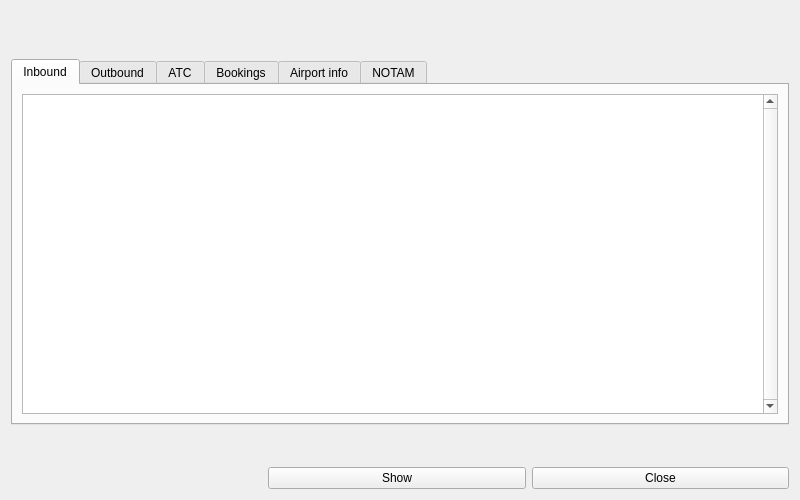
<?xml version="1.0" encoding="UTF-8"?>
<ui version="4.0">
 <class>AirportDetailsWindow</class>
 <widget class="QWidget" name="AirportDetailsWindow">
  <property name="windowModality">
   <enum>Qt::NonModal</enum>
  </property>
  <property name="geometry">
   <rect>
    <x>0</x>
    <y>0</y>
    <width>800</width>
    <height>500</height>
   </rect>
  </property>
  <property name="windowTitle">
   <string>%1 - airport details</string>
  </property>
  <property name="windowIcon">
   <iconset resource="../resources/imgs.qrc">
    <normaloff>:/mainIcon/icon.png</normaloff>:/mainIcon/icon.png</iconset>
  </property>
  <layout class="QVBoxLayout" name="verticalLayout_3">
   <item>
    <layout class="QVBoxLayout" name="verticalLayout">
     <item>
      <widget class="QLabel" name="CodesLabel">
       <property name="font">
        <font>
         <pointsize>14</pointsize>
        </font>
       </property>
       <property name="text">
        <string/>
       </property>
      </widget>
     </item>
     <item>
      <widget class="QLabel" name="NameLabel">
       <property name="text">
        <string/>
       </property>
      </widget>
     </item>
    </layout>
   </item>
   <item>
    <widget class="QTabWidget" name="InboundsOutboundsTab">
     <property name="layoutDirection">
      <enum>Qt::LeftToRight</enum>
     </property>
     <property name="tabPosition">
      <enum>QTabWidget::North</enum>
     </property>
     <property name="currentIndex">
      <number>0</number>
     </property>
     <widget class="QWidget" name="tab">
      <attribute name="title">
       <string>Inbound</string>
      </attribute>
      <layout class="QVBoxLayout" name="verticalLayout_4">
       <item>
        <widget class="FlightTableView" name="InboundTable">
         <property name="verticalScrollBarPolicy">
          <enum>Qt::ScrollBarAlwaysOn</enum>
         </property>
         <property name="horizontalScrollBarPolicy">
          <enum>Qt::ScrollBarAlwaysOff</enum>
         </property>
         <property name="editTriggers">
          <set>QAbstractItemView::NoEditTriggers</set>
         </property>
         <property name="showDropIndicator" stdset="0">
          <bool>false</bool>
         </property>
         <property name="dragDropOverwriteMode">
          <bool>false</bool>
         </property>
         <property name="selectionMode">
          <enum>QAbstractItemView::NoSelection</enum>
         </property>
         <property name="selectionBehavior">
          <enum>QAbstractItemView::SelectRows</enum>
         </property>
         <property name="showGrid">
          <bool>false</bool>
         </property>
         <property name="gridStyle">
          <enum>Qt::NoPen</enum>
         </property>
         <property name="sortingEnabled">
          <bool>true</bool>
         </property>
         <property name="wordWrap">
          <bool>false</bool>
         </property>
         <property name="cornerButtonEnabled">
          <bool>false</bool>
         </property>
         <attribute name="horizontalHeaderCascadingSectionResizes">
          <bool>true</bool>
         </attribute>
         <attribute name="horizontalHeaderDefaultSectionSize">
          <number>30</number>
         </attribute>
         <attribute name="horizontalHeaderHighlightSections">
          <bool>false</bool>
         </attribute>
         <attribute name="horizontalHeaderMinimumSectionSize">
          <number>20</number>
         </attribute>
         <attribute name="horizontalHeaderStretchLastSection">
          <bool>true</bool>
         </attribute>
         <attribute name="verticalHeaderVisible">
          <bool>false</bool>
         </attribute>
         <attribute name="verticalHeaderDefaultSectionSize">
          <number>25</number>
         </attribute>
         <attribute name="verticalHeaderHighlightSections">
          <bool>false</bool>
         </attribute>
        </widget>
       </item>
      </layout>
     </widget>
     <widget class="QWidget" name="tab_2">
      <attribute name="title">
       <string>Outbound</string>
      </attribute>
      <layout class="QHBoxLayout" name="horizontalLayout_8">
       <item>
        <widget class="FlightTableView" name="OutboundTable">
         <property name="verticalScrollBarPolicy">
          <enum>Qt::ScrollBarAlwaysOn</enum>
         </property>
         <property name="horizontalScrollBarPolicy">
          <enum>Qt::ScrollBarAlwaysOff</enum>
         </property>
         <property name="editTriggers">
          <set>QAbstractItemView::NoEditTriggers</set>
         </property>
         <property name="showDropIndicator" stdset="0">
          <bool>false</bool>
         </property>
         <property name="dragDropOverwriteMode">
          <bool>false</bool>
         </property>
         <property name="selectionMode">
          <enum>QAbstractItemView::NoSelection</enum>
         </property>
         <property name="selectionBehavior">
          <enum>QAbstractItemView::SelectRows</enum>
         </property>
         <property name="showGrid">
          <bool>false</bool>
         </property>
         <property name="gridStyle">
          <enum>Qt::NoPen</enum>
         </property>
         <property name="sortingEnabled">
          <bool>true</bool>
         </property>
         <property name="wordWrap">
          <bool>false</bool>
         </property>
         <property name="cornerButtonEnabled">
          <bool>false</bool>
         </property>
         <attribute name="horizontalHeaderCascadingSectionResizes">
          <bool>true</bool>
         </attribute>
         <attribute name="horizontalHeaderDefaultSectionSize">
          <number>30</number>
         </attribute>
         <attribute name="horizontalHeaderHighlightSections">
          <bool>false</bool>
         </attribute>
         <attribute name="horizontalHeaderStretchLastSection">
          <bool>true</bool>
         </attribute>
         <attribute name="verticalHeaderVisible">
          <bool>false</bool>
         </attribute>
         <attribute name="verticalHeaderDefaultSectionSize">
          <number>25</number>
         </attribute>
         <attribute name="verticalHeaderHighlightSections">
          <bool>false</bool>
         </attribute>
        </widget>
       </item>
      </layout>
     </widget>
     <widget class="QWidget" name="tab_3">
      <attribute name="title">
       <string>ATC</string>
      </attribute>
      <layout class="QHBoxLayout" name="horizontalLayout_7">
       <item>
        <widget class="ControllerTableView" name="ATCTable">
         <property name="verticalScrollBarPolicy">
          <enum>Qt::ScrollBarAlwaysOn</enum>
         </property>
         <property name="horizontalScrollBarPolicy">
          <enum>Qt::ScrollBarAlwaysOff</enum>
         </property>
         <property name="editTriggers">
          <set>QAbstractItemView::NoEditTriggers</set>
         </property>
         <property name="showDropIndicator" stdset="0">
          <bool>false</bool>
         </property>
         <property name="dragDropOverwriteMode">
          <bool>false</bool>
         </property>
         <property name="selectionMode">
          <enum>QAbstractItemView::NoSelection</enum>
         </property>
         <property name="selectionBehavior">
          <enum>QAbstractItemView::SelectRows</enum>
         </property>
         <property name="showGrid">
          <bool>false</bool>
         </property>
         <property name="gridStyle">
          <enum>Qt::NoPen</enum>
         </property>
         <property name="sortingEnabled">
          <bool>true</bool>
         </property>
         <property name="wordWrap">
          <bool>false</bool>
         </property>
         <property name="cornerButtonEnabled">
          <bool>false</bool>
         </property>
         <attribute name="horizontalHeaderCascadingSectionResizes">
          <bool>true</bool>
         </attribute>
         <attribute name="horizontalHeaderDefaultSectionSize">
          <number>30</number>
         </attribute>
         <attribute name="horizontalHeaderHighlightSections">
          <bool>false</bool>
         </attribute>
         <attribute name="horizontalHeaderStretchLastSection">
          <bool>true</bool>
         </attribute>
         <attribute name="verticalHeaderVisible">
          <bool>false</bool>
         </attribute>
         <attribute name="verticalHeaderDefaultSectionSize">
          <number>25</number>
         </attribute>
         <attribute name="verticalHeaderHighlightSections">
          <bool>false</bool>
         </attribute>
        </widget>
       </item>
      </layout>
     </widget>
     <widget class="QWidget" name="tab_4">
      <attribute name="title">
       <string>Bookings</string>
      </attribute>
      <layout class="QHBoxLayout" name="horizontalLayout_9">
       <item>
        <widget class="QTableView" name="BookedATCTable">
         <property name="verticalScrollBarPolicy">
          <enum>Qt::ScrollBarAlwaysOn</enum>
         </property>
         <property name="horizontalScrollBarPolicy">
          <enum>Qt::ScrollBarAlwaysOff</enum>
         </property>
         <property name="editTriggers">
          <set>QAbstractItemView::NoEditTriggers</set>
         </property>
         <property name="showDropIndicator" stdset="0">
          <bool>false</bool>
         </property>
         <property name="dragDropOverwriteMode">
          <bool>false</bool>
         </property>
         <property name="selectionMode">
          <enum>QAbstractItemView::NoSelection</enum>
         </property>
         <property name="selectionBehavior">
          <enum>QAbstractItemView::SelectRows</enum>
         </property>
         <property name="showGrid">
          <bool>false</bool>
         </property>
         <property name="gridStyle">
          <enum>Qt::NoPen</enum>
         </property>
         <property name="sortingEnabled">
          <bool>true</bool>
         </property>
         <property name="wordWrap">
          <bool>false</bool>
         </property>
         <property name="cornerButtonEnabled">
          <bool>false</bool>
         </property>
         <attribute name="horizontalHeaderHighlightSections">
          <bool>false</bool>
         </attribute>
         <attribute name="horizontalHeaderStretchLastSection">
          <bool>true</bool>
         </attribute>
         <attribute name="verticalHeaderVisible">
          <bool>false</bool>
         </attribute>
         <attribute name="verticalHeaderDefaultSectionSize">
          <number>25</number>
         </attribute>
         <attribute name="verticalHeaderHighlightSections">
          <bool>false</bool>
         </attribute>
        </widget>
       </item>
      </layout>
     </widget>
     <widget class="QWidget" name="tab_5">
      <attribute name="title">
       <string>Airport info</string>
      </attribute>
      <layout class="QHBoxLayout" name="horizontalLayout_10">
       <item>
        <layout class="QVBoxLayout" name="verticalLayout_2">
         <item>
          <spacer name="verticalSpacer_2">
           <property name="orientation">
            <enum>Qt::Vertical</enum>
           </property>
           <property name="sizeType">
            <enum>QSizePolicy::Fixed</enum>
           </property>
           <property name="sizeHint" stdset="0">
            <size>
             <width>20</width>
             <height>5</height>
            </size>
           </property>
          </spacer>
         </item>
         <item>
          <layout class="QHBoxLayout" name="horizontalLayout" stretch="1,5">
           <item>
            <widget class="QLabel" name="label">
             <property name="font">
              <font>
               <weight>50</weight>
               <bold>false</bold>
              </font>
             </property>
             <property name="text">
              <string>Airport name:</string>
             </property>
             <property name="alignment">
              <set>Qt::AlignRight|Qt::AlignTrailing|Qt::AlignVCenter</set>
             </property>
             <property name="indent">
              <number>10</number>
             </property>
            </widget>
           </item>
           <item>
            <widget class="QLabel" name="FullNameLabel">
             <property name="text">
              <string/>
             </property>
            </widget>
           </item>
          </layout>
         </item>
         <item>
          <layout class="QHBoxLayout" name="horizontalLayout_2" stretch="1,5">
           <item>
            <widget class="QLabel" name="label_3">
             <property name="text">
              <string>City:</string>
             </property>
             <property name="alignment">
              <set>Qt::AlignRight|Qt::AlignTrailing|Qt::AlignVCenter</set>
             </property>
             <property name="indent">
              <number>10</number>
             </property>
            </widget>
           </item>
           <item>
            <widget class="QLabel" name="CityLabel">
             <property name="text">
              <string/>
             </property>
            </widget>
           </item>
          </layout>
         </item>
         <item>
          <layout class="QHBoxLayout" name="horizontalLayout_3" stretch="1,5">
           <item>
            <widget class="QLabel" name="label_5">
             <property name="text">
              <string>Country:</string>
             </property>
             <property name="alignment">
              <set>Qt::AlignRight|Qt::AlignTrailing|Qt::AlignVCenter</set>
             </property>
             <property name="indent">
              <number>10</number>
             </property>
            </widget>
           </item>
           <item>
            <widget class="QLabel" name="CountryLabel">
             <property name="text">
              <string/>
             </property>
            </widget>
           </item>
          </layout>
         </item>
         <item>
          <layout class="QHBoxLayout" name="horizontalLayout_4" stretch="1,5">
           <item>
            <widget class="QLabel" name="label_2">
             <property name="lineWidth">
              <number>1</number>
             </property>
             <property name="text">
              <string>Altitude:</string>
             </property>
             <property name="alignment">
              <set>Qt::AlignRight|Qt::AlignTrailing|Qt::AlignVCenter</set>
             </property>
             <property name="indent">
              <number>10</number>
             </property>
            </widget>
           </item>
           <item>
            <widget class="QLabel" name="AltitudeLabel">
             <property name="text">
              <string/>
             </property>
            </widget>
           </item>
          </layout>
         </item>
         <item>
          <spacer name="verticalSpacer_3">
           <property name="orientation">
            <enum>Qt::Vertical</enum>
           </property>
           <property name="sizeHint" stdset="0">
            <size>
             <width>20</width>
             <height>40</height>
            </size>
           </property>
          </spacer>
         </item>
         <item>
          <layout class="QHBoxLayout" name="horizontalLayout_11">
           <item>
            <spacer name="horizontalSpacer_3">
             <property name="orientation">
              <enum>Qt::Horizontal</enum>
             </property>
             <property name="sizeType">
              <enum>QSizePolicy::Fixed</enum>
             </property>
             <property name="sizeHint" stdset="0">
              <size>
               <width>40</width>
               <height>20</height>
              </size>
             </property>
            </spacer>
           </item>
           <item>
            <widget class="QGroupBox" name="ForecastGroup">
             <property name="sizePolicy">
              <sizepolicy hsizetype="Maximum" vsizetype="Maximum">
               <horstretch>0</horstretch>
               <verstretch>0</verstretch>
              </sizepolicy>
             </property>
             <property name="title">
              <string>Weather forecast</string>
             </property>
             <layout class="QHBoxLayout" name="horizontalLayout_12">
              <item>
               <widget class="QScrollArea" name="WeatherForecastScrollArea">
                <property name="sizePolicy">
                 <sizepolicy hsizetype="MinimumExpanding" vsizetype="Expanding">
                  <horstretch>0</horstretch>
                  <verstretch>0</verstretch>
                 </sizepolicy>
                </property>
                <property name="minimumSize">
                 <size>
                  <width>500</width>
                  <height>130</height>
                 </size>
                </property>
                <property name="maximumSize">
                 <size>
                  <width>1200</width>
                  <height>130</height>
                 </size>
                </property>
                <property name="verticalScrollBarPolicy">
                 <enum>Qt::ScrollBarAlwaysOff</enum>
                </property>
                <property name="widgetResizable">
                 <bool>true</bool>
                </property>
                <widget class="QWidget" name="scrollAreaWidgetContents">
                 <property name="geometry">
                  <rect>
                   <x>0</x>
                   <y>0</y>
                   <width>498</width>
                   <height>128</height>
                  </rect>
                 </property>
                </widget>
               </widget>
              </item>
             </layout>
            </widget>
           </item>
           <item>
            <spacer name="horizontalSpacer_4">
             <property name="orientation">
              <enum>Qt::Horizontal</enum>
             </property>
             <property name="sizeType">
              <enum>QSizePolicy::Fixed</enum>
             </property>
             <property name="sizeHint" stdset="0">
              <size>
               <width>40</width>
               <height>20</height>
              </size>
             </property>
            </spacer>
           </item>
          </layout>
         </item>
        </layout>
       </item>
      </layout>
     </widget>
     <widget class="QWidget" name="NotamTab">
      <attribute name="title">
       <string>NOTAM</string>
      </attribute>
      <layout class="QVBoxLayout" name="verticalLayout_5">
       <item>
        <widget class="DelayedModelTableView" name="NotamTableView">
         <property name="selectionMode">
          <enum>QAbstractItemView::SingleSelection</enum>
         </property>
         <property name="selectionBehavior">
          <enum>QAbstractItemView::SelectRows</enum>
         </property>
         <property name="showGrid">
          <bool>false</bool>
         </property>
         <property name="gridStyle">
          <enum>Qt::NoPen</enum>
         </property>
         <property name="wordWrap">
          <bool>false</bool>
         </property>
         <property name="cornerButtonEnabled">
          <bool>false</bool>
         </property>
         <attribute name="horizontalHeaderVisible">
          <bool>false</bool>
         </attribute>
         <attribute name="horizontalHeaderStretchLastSection">
          <bool>true</bool>
         </attribute>
         <attribute name="verticalHeaderVisible">
          <bool>false</bool>
         </attribute>
         <attribute name="verticalHeaderDefaultSectionSize">
          <number>20</number>
         </attribute>
        </widget>
       </item>
       <item>
        <widget class="QLabel" name="NotamProviderInfoLabel">
         <property name="text">
          <string notr="true"/>
         </property>
         <property name="textFormat">
          <enum>Qt::RichText</enum>
         </property>
         <property name="alignment">
          <set>Qt::AlignRight|Qt::AlignTrailing|Qt::AlignVCenter</set>
         </property>
         <property name="openExternalLinks">
          <bool>true</bool>
         </property>
        </widget>
       </item>
      </layout>
     </widget>
    </widget>
   </item>
   <item>
    <widget class="ScrollLabel" name="MetarLabel" native="true">
     <property name="minimumSize">
      <size>
       <width>0</width>
       <height>30</height>
      </size>
     </property>
    </widget>
   </item>
   <item>
    <layout class="QHBoxLayout" name="horizontalLayout_6">
     <item>
      <spacer name="horizontalSpacer_2">
       <property name="orientation">
        <enum>Qt::Horizontal</enum>
       </property>
       <property name="sizeHint" stdset="0">
        <size>
         <width>40</width>
         <height>20</height>
        </size>
       </property>
      </spacer>
     </item>
     <item>
      <widget class="QPushButton" name="ShowButton">
       <property name="sizePolicy">
        <sizepolicy hsizetype="MinimumExpanding" vsizetype="Fixed">
         <horstretch>0</horstretch>
         <verstretch>0</verstretch>
        </sizepolicy>
       </property>
       <property name="minimumSize">
        <size>
         <width>200</width>
         <height>0</height>
        </size>
       </property>
       <property name="text">
        <string>Show</string>
       </property>
       <property name="icon">
        <iconset theme="go-jump"/>
       </property>
      </widget>
     </item>
     <item>
      <widget class="QPushButton" name="CloseButton">
       <property name="sizePolicy">
        <sizepolicy hsizetype="MinimumExpanding" vsizetype="Fixed">
         <horstretch>0</horstretch>
         <verstretch>0</verstretch>
        </sizepolicy>
       </property>
       <property name="minimumSize">
        <size>
         <width>200</width>
         <height>0</height>
        </size>
       </property>
       <property name="text">
        <string>Close</string>
       </property>
      </widget>
     </item>
    </layout>
   </item>
  </layout>
 </widget>
 <customwidgets>
  <customwidget>
   <class>FlightTableView</class>
   <extends>QTableView</extends>
   <header>ui/views/flighttableview.h</header>
  </customwidget>
  <customwidget>
   <class>ControllerTableView</class>
   <extends>QTableView</extends>
   <header>ui/views/controllertableview.h</header>
  </customwidget>
  <customwidget>
   <class>DelayedModelTableView</class>
   <extends>QTableView</extends>
   <header>ui/views/delayedmodeltableview.h</header>
  </customwidget>
  <customwidget>
   <class>ScrollLabel</class>
   <extends>QWidget</extends>
   <header>ui/widgets/scrolllabel.h</header>
   <container>1</container>
  </customwidget>
 </customwidgets>
 <resources>
  <include location="../resources/imgs.qrc"/>
 </resources>
 <connections>
  <connection>
   <sender>CloseButton</sender>
   <signal>clicked()</signal>
   <receiver>AirportDetailsWindow</receiver>
   <slot>hide()</slot>
   <hints>
    <hint type="sourcelabel">
     <x>487</x>
     <y>441</y>
    </hint>
    <hint type="destinationlabel">
     <x>310</x>
     <y>232</y>
    </hint>
   </hints>
  </connection>
 </connections>
</ui>
